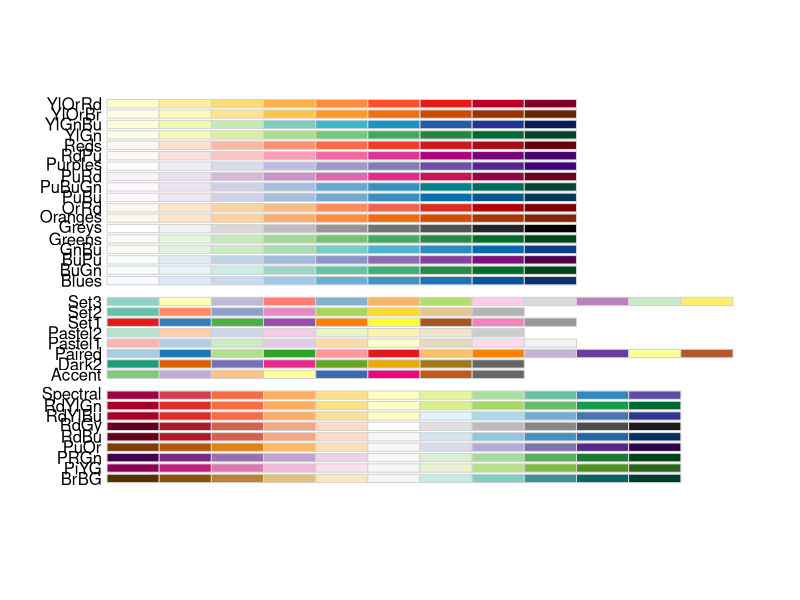
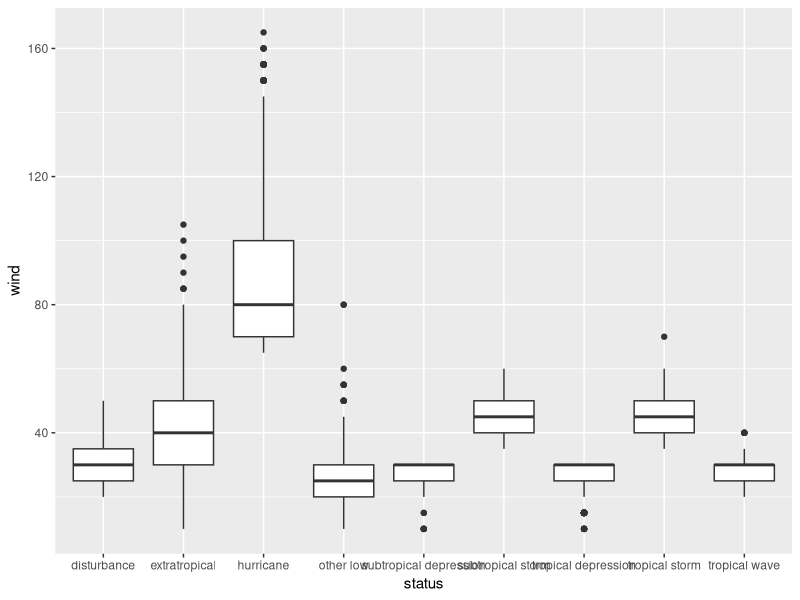
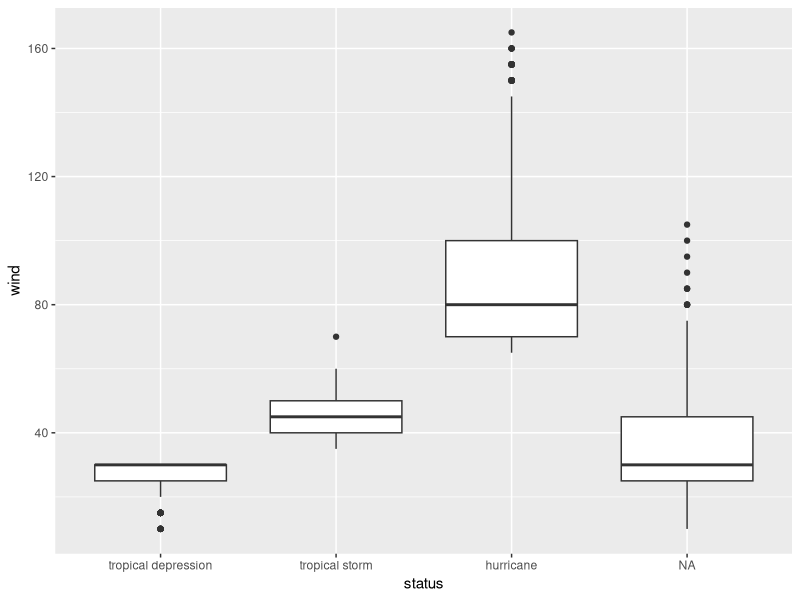
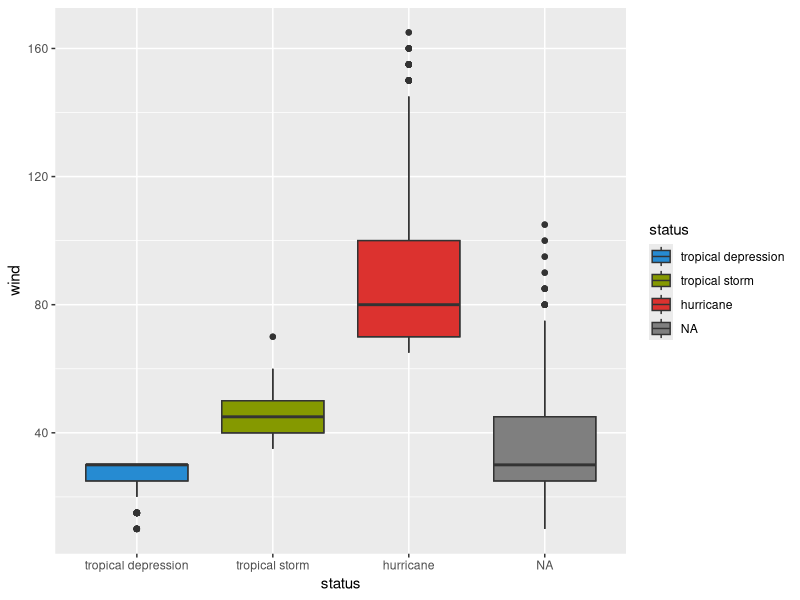
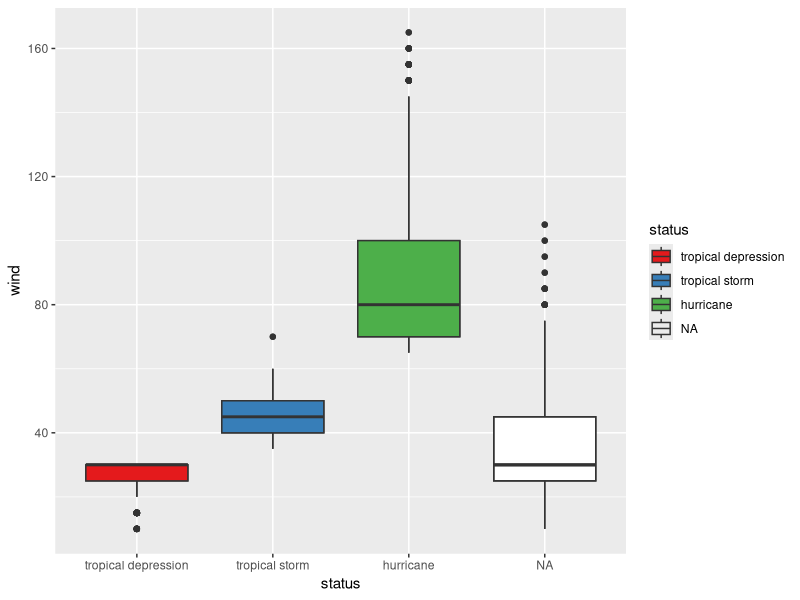
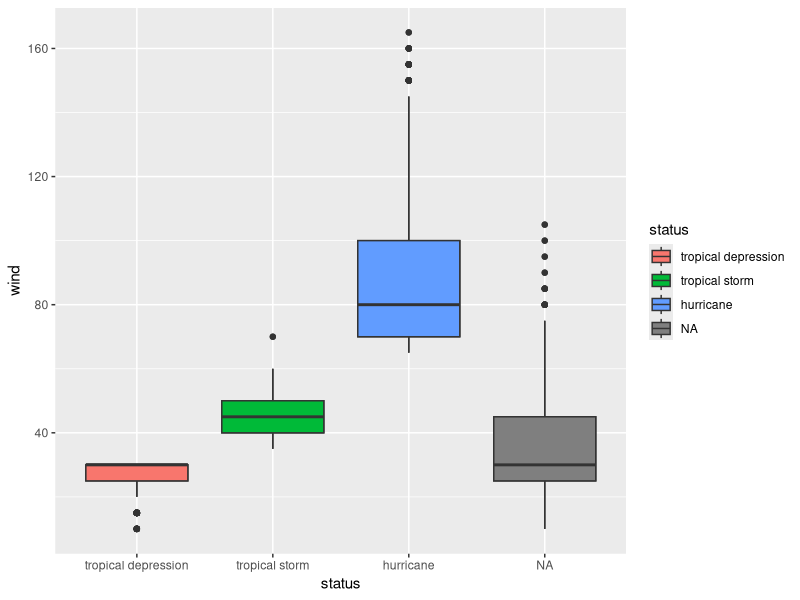
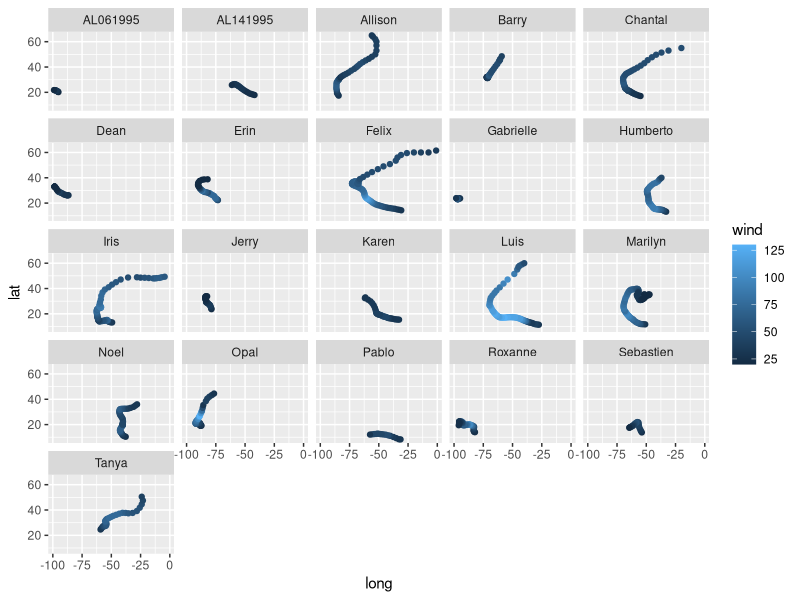
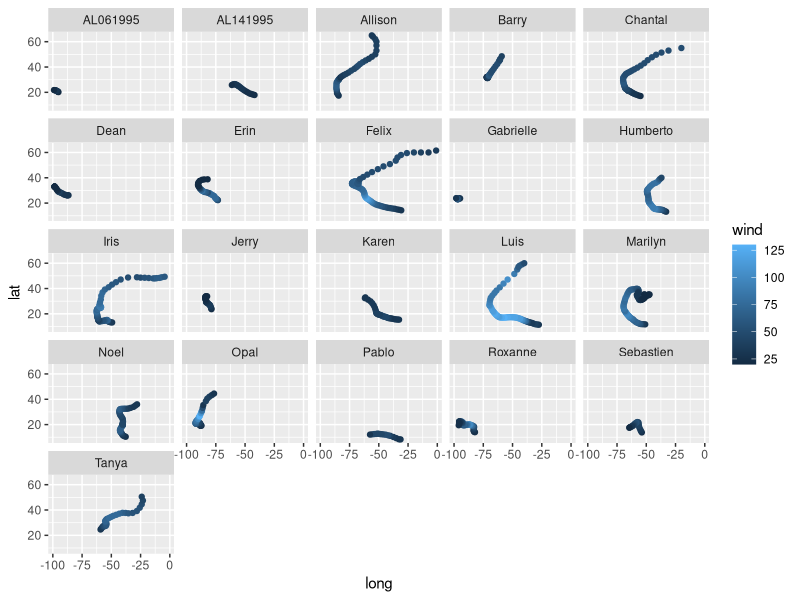

Here is the R script that generated these plots, in order:
## ---- chunk 1
knitr::opts_chunk$set(echo = TRUE)
## ---- chunk 2
summary(cars)
## ---- chunk 3
library(tidyverse)
library(RColorBrewer)
display.brewer.all()
data(storms)
## ---- chunk 4
wind_boxplot <- ggplot(storms, aes(x = status, y = wind)) +
  geom_boxplot()
    
wind_boxplot

storms.modified <- mutate(
  storms,
  status = factor(status, levels =c("tropical depression", "tropical storm", "hurricane"))
)

wind_boxplot <- ggplot(storms.modified, aes(x = status, y = wind)) +
geom_boxplot()
  
wind_boxplot

wind_boxplot <- 
  wind_boxplot + geom_boxplot(aes(fill = status))

wind_boxplot + 
    scale_fill_manual(
    values = c("#268bd2", "#859900", "#dc322f"))
## ---- chunk 5

wind_boxplot +
  scale_fill_brewer(palette = "Set1")
## ---- chunk 6
wind_boxplot

storms.1995 <-
  filter(storms.modified, year == 1995)

trajectory_plot <-
  ggplot(storms.1995,
         aes(x = long, y = lat, color = wind)) +
  geom_point() +
  facet_wrap(~name)
trajectory_plot
## ---- chunk 7
trajectory_plot_diff_color <- trajectory_plot +
  scale_fill_brewer(palette = "Reds")

trajectory_plot_diff_color
## ---- chunk 8
library(ggthemes)
wind_boxplot +   
  theme_fivethirtyeight() +
  scale_fill_fivethirtyeight()
## ---- chunk 9
women_plot <- ggplot(women, aes(y = weight, x = height))
    
women_plot + 
  geom_point() + 
  geom_line() + theme_linedraw() +
  scale_fill_fivethirtyeight()

